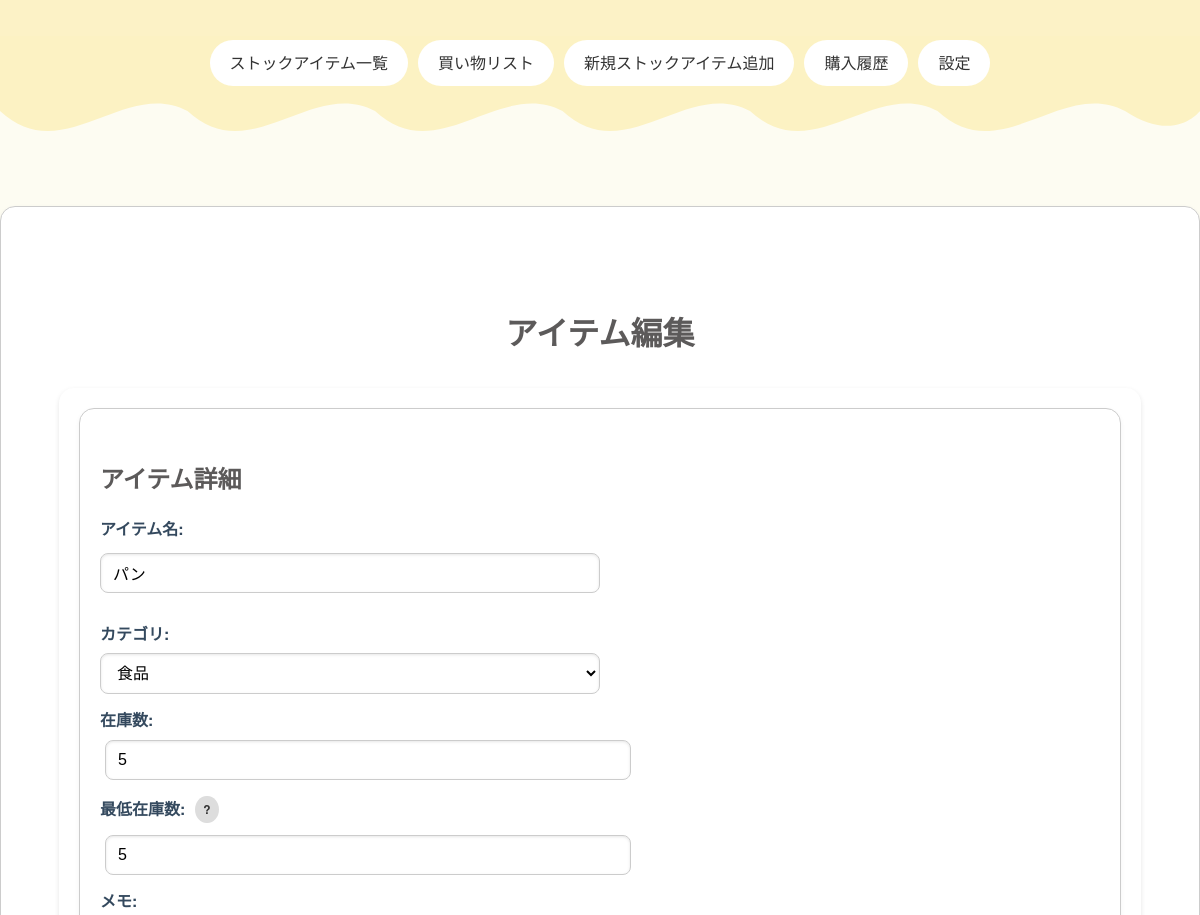
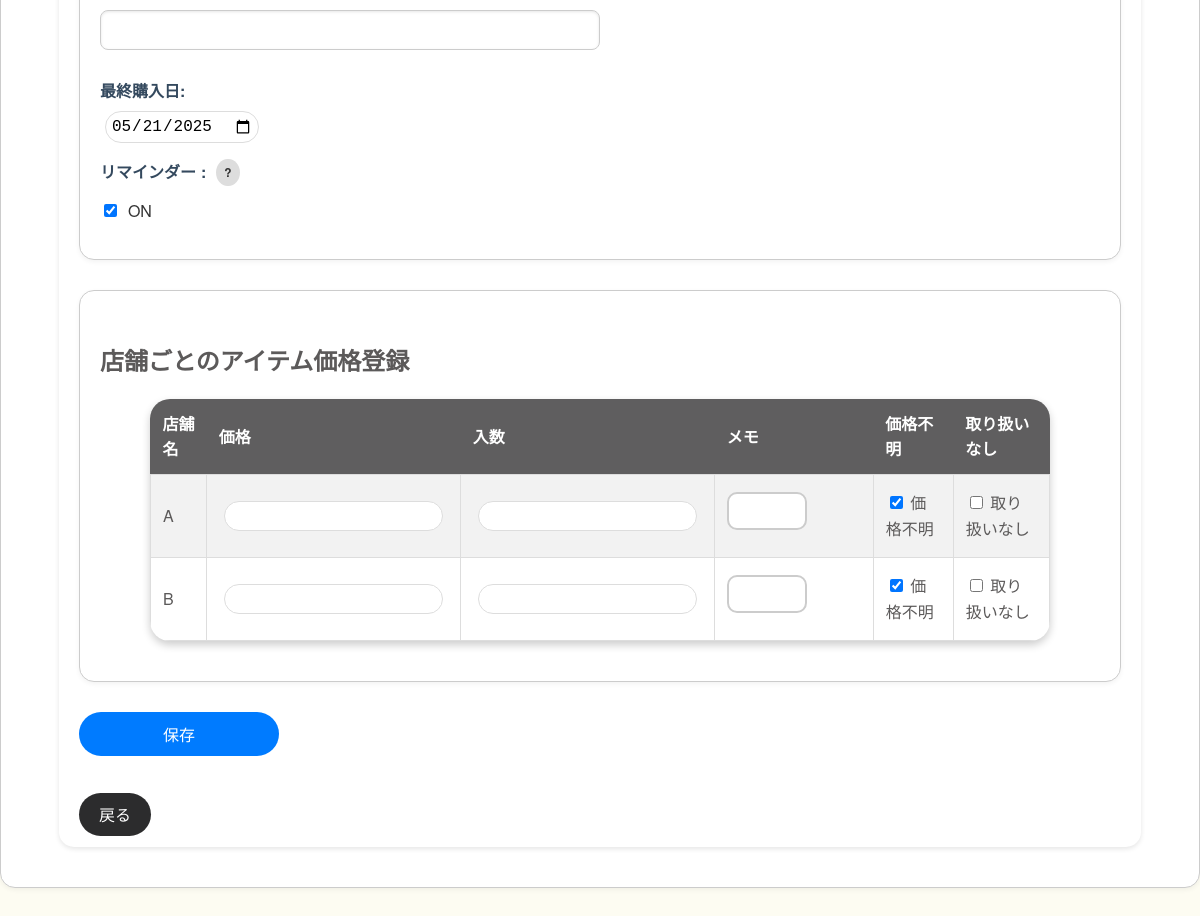
Screenshot of /items/1/ (signed in) with the database file from the repository (2 pictures, top to bottom).
### App/models.py (models this page shows, shortened)
class Item(models.Model):
    user = models.ForeignKey(settings.AUTH_USER_MODEL, on_delete=models.CASCADE)
    category = models.ForeignKey('ItemCategory', on_delete=models.CASCADE)
    name = models.CharField(max_length=50)
    stock_quantity = models.IntegerField(default=0)
    memo = models.CharField(max_length=500, blank=True, null=True)
    stock_min_threshold = models.IntegerField(default=1)
    purchase_interval_days = models.IntegerField(null=True, blank=True, verbose_name="購入頻度（日）")
    reminder = models.BooleanField(default=True)
    created_at = models.DateTimeField(auto_now_add=True)
    updated_at = models.DateTimeField(auto_now=True)

class StoreItemReference(models.Model):
    item = models.ForeignKey(Item, on_delete=models.CASCADE)
    store = models.ForeignKey(Store, on_delete=models.CASCADE)
    price = models.IntegerField(null=True, blank=True, verbose_name="価格")
    price_per_unit = models.IntegerField(null=True, blank=True, verbose_name="単位数")
    price_unknown = models.BooleanField(default=False, verbose_name="価格不明")
    no_handling = models.BooleanField(default=False, verbose_name="取り扱いなし")
    memo = models.CharField(max_length=100, blank=True, null=True)
    created_at = models.DateTimeField(auto_now_add=True)
    updated_at = models.DateTimeField(auto_now=True)
    class Meta:
        unique_together = ('store', 'item')

class Store(models.Model):
    user = models.ForeignKey(settings.AUTH_USER_MODEL, on_delete=models.CASCADE)
    name = models.CharField(max_length=50, blank=False, null=False)
    phone_number = models.CharField(max_length=20, blank=True, null=True)
    address = models.CharField(max_length=200, blank=True, null=True)
    travel_time_home_min = models.IntegerField(null=False, blank=False, default=0, verbose_name="自宅からの移動時間（分）")
    created_at = models.DateTimeField(auto_now_add=True)
    updated_at = models.DateTimeField(auto_now=True)

### App/views.py (the view)
# urls.py: path('items/<int:item_id>/', edit_item, name='edit_item'),
@login_required
def edit_item(request, item_id):
    item = get_object_or_404(Item, id=item_id, user=request.user)
    stores = Store.objects.filter(user=request.user)
    store_forms = []
    error_messages = []
    last_purchase = PurchaseHistory.objects.filter(item=item).order_by('-purchased_date').first()
    last_purchase_date = last_purchase.purchased_date if last_purchase else None
    for store in stores:
        store_item_reference, created = StoreItemReference.objects.get_or_create(store=store, item=item)
        print(f"Store: {store.name}, Item: {item.name}, Found: {not created}")
        print(f"Store: {store.name}, Price: {store_item_reference.price}, Price Per Unit: {store_item_reference.price_per_unit}")
        form = StoreItemReferenceForm(
            instance=store_item_reference,
            prefix=f"store_{store.id}",
            initial={
                'price': store_item_reference.price if store_item_reference.price is not None else '',
                'price_per_unit': store_item_reference.price_per_unit if store_item_reference.price_per_unit is not None else '',
                'memo': store_item_reference.memo or '',
                'price_unknown': store_item_reference.price_unknown or False,
                'no_handling': store_item_reference.no_handling or False,
            }
        )
        store_forms.append(form)
    if request.method == 'POST':
        store_forms = [
            StoreItemReferenceForm(
                request.POST,
                instance=StoreItemReference.objects.get_or_create(store=store, item=item)[0],
                prefix=f"store_{store.id}"
            )
            for store in stores
        ]
        item_form = ItemForm(
            request.POST,
            instance=item,
            store_forms=store_forms,
            user=request.user
        )
        has_error = False  # バリデーションエラーがあったかどうかのフラグ
        if item_form.is_valid():
            updated_item = item_form.save(commit=False)
            updated_item.user = request.user
            updated_item.save()
        else:
            has_error = True
            for field, errors in item_form.errors.items():
                for error in errors:
                    if field == '__all__':
                        error_messages.append(f"{error}")
                    else:
                        error_messages.append(f"【{item_form.fields[field].label}】{error}")
        for form in store_forms:
            if form.is_valid():
                price = form.cleaned_data.get('price')
                price_unknown = form.cleaned_data.get('price_unknown', False)
                no_handling = form.cleaned_data.get('no_handling', False)
                if not price and not price_unknown and not no_handling:
                    form.add_error('price', '価格を入力するか、「価格不明」または「取り扱いなし」を選択してください。')
                    has_error = True
                    error_messages.append(f"{form.instance.store.name}: 価格を入力するか、「価格不明」または「取り扱いなし」を選択してください。")
            else:
                has_error = True
                for field, errors in form.errors.items():
                    for error in errors:
                        error_messages.append(f"{form.instance.store.name}【{form.fields.get(field, field)}】{error}")
                for error in form.non_field_errors():
                    error_messages.append(f"{form.instance.store.name}: {error}")
        if not has_error:
            for form in store_forms:
                store_reference = form.save(commit=False)
                store_reference.item = updated_item
                store_reference.save()
            new_purchase_date = item_form.cleaned_data.get('last_purchase_date')
            if new_purchase_date:
                existing_history = PurchaseHistory.objects.filter(
                    item=updated_item,
                    purchased_date=new_purchase_date
                ).first()
                if existing_history:
                    existing_history.purchased_quantity += 1
                    existing_history.save()
                else:
                    PurchaseHistory.objects.create(
                        item=updated_item,
                        purchased_date=new_purchase_date,
                        purchased_quantity=1  # 購入数量は 1 から開始
                    )
                purchase_histories = PurchaseHistory.objects.filter(item=updated_item).order_by('purchased_date')
                if purchase_histories.count() > 1:
                    intervals = [
                        (purchase_histories[i].purchased_date - purchase_histories[i - 1].purchased_date).days
                        for i in range(1, purchase_histories.count())
                    ]
                    updated_item.purchase_interval_days = sum(intervals) // len(intervals)
                    updated_item.save()
            return redirect('item_list')
        else:
            print("バリデーションエラー発生")
            for error in error_messages:
                print(error)
    else:
        item_form = ItemForm(
            instance=item,
            initial={'last_purchase_date': last_purchase_date},
            user=request.user,
            store_forms=store_forms
        )
    return render(request, 'edit_item.html', {
        'item_form': item_form,
        'store_forms': store_forms,
        'item': item,
        'error_messages': error_messages,
    })

### App/templates/edit_item.html (shortened to what this page needs)
<!DOCTYPE html>
<html lang="ja">
{% extends "base.html" %}
    {% block content %}
        <div class="container mt-5">
            <div class="section-box">
                <h1>アイテム編集</h1>
                <form method="post">
                    <section class="item-info">
                        <div class="section-box">
                            <h2>アイテム詳細</h2>
                            <div class="form-group">
                                {{ item_form.name.label_tag }}
                                {{ item_form.name }}
                            </div>
                            <div class="form-group">
                                {{ item_form.category.label_tag }}
                                {{ item_form.category }}
                            </div>
                            <div class="form-group">
                                {{ item_form.stock_quantity.label_tag }}
                                {{ item_form.stock_quantity }}
                            </div>
                            <div class="form-group">
                                <div class="label-with-tooltip">
                                    {{ item_form.stock_min_threshold.label_tag }}
                                    {% if item_form.stock_min_threshold.help_text %}
                                        <span class="tooltip-container">
                                            <span class="tooltip-icon">?</span>
                                        </span>
                                    {% endif %}
                                </div>
                                {{ item_form.stock_min_threshold }}
                            </div>
                            <div class="form-group">
                                {{ item_form.memo.label_tag }}
                                {{ item_form.memo }}
                            </div>
                            <div class="form-group">
                                {{ item_form.last_purchase_date.label_tag }}
                                {{ item_form.last_purchase_date }}
                            </div>
                            <div class="form-group">
                                <div class="label-with-tooltip">
                                    <label for="{{ item_form.reminder.id_for_label }}">{{ item_form.reminder.label }}</label><span>:</span>
                                    {% if item_form.reminder.help_text %}
                                        <span class="tooltip-container">
                                            <span class="tooltip-icon">?</span>
                                        </span>
                                    {% endif %}
                                </div>
                                <div class="reminder-checkbox-container">
                                    {{ item_form.reminder }}
                                    <span class="reminder-status">ON</span>
                                </div>
                            </div>
                        </div>
                    </section>
                <section class="store-info">
                    <div class="section-box">
                        <h2>店舗ごとのアイテム価格登録</h2>
                        <table class="table">
                            <thead>
                                <tr>
                                    <th>店舗名</th>
                                    <th>価格</th>
                                    <th>入数</th>
                                    <th>メモ</th>
                                    <th>価格不明</th>
                                <th>取り扱いなし</th>
                                </tr>
                            </thead>
                            <tbody>
                                {% for store_form in store_forms %}
                                    <tr>
                                        <td>{{ store_form.instance.store.name }}</td>
                                        <td>
                                            <input type="number"
                                                   name="{{ store_form.prefix }}-price"
                                                   value="{{ store_form.price.value }}">
                                        </td>
                                        <td>
                                            <input type="number"
                                                   name="{{ store_form.prefix }}-price_per_unit"
                                                   value="{{ store_form.price_per_unit.value }}">
                                        </td>
                                        <td>
                                            <input type="text"
                                                   name="{{ store_form.prefix }}-memo"
                                                   value="{{ store_form.memo.value }}">
                                        </td>
                                        <td>
                                            <input type="checkbox"
                                                   name="{{ store_form.prefix }}-price_unknown"
                                                   {% if store_form.price_unknown.value %}checked{% endif %}>
                                            価格不明
                                        </td>
                                        <td>
                                            <input type="checkbox"
                                                   name="{{ store_form.prefix }}-no_handling"
                                                   {% if store_form.no_handling.value %}checked{% endif %}>
                                            取り扱いなし
                                        </td>
                                    </tr>
                                {% endfor %}
                            </tbody>
                        </table>
                    </div>
                </section>
                <div class="form-actions mt-4">
                    <button type="submit" class="submit">保存</button><br>
                    <a href="{% url 'item_list' %}" class="btn">戻る</a>
                </div>
            </form>
        </div>
    {% endblock %}

### rows the page displays
Item: name "パン", category "食品", stock_quantity "5", stock_min_threshold "5", reminder "☑"
StoreItemReference: instance.store.name "A"
StoreItemReference: instance.store.name "B"

### other values shown
{{ item_form.name.label_tag }} "アイテム名:"
{{ item_form.category.label_tag }} "カテゴリ:"
{{ item_form.stock_quantity.label_tag }} "在庫数:"
{{ item_form.stock_min_threshold.label_tag }} "最低在庫数:"
{{ item_form.memo.label_tag }} "メモ:"
{{ item_form.last_purchase_date.label_tag }} "最終購入日:"
{{ item_form.reminder.label }} "リマインダー"
